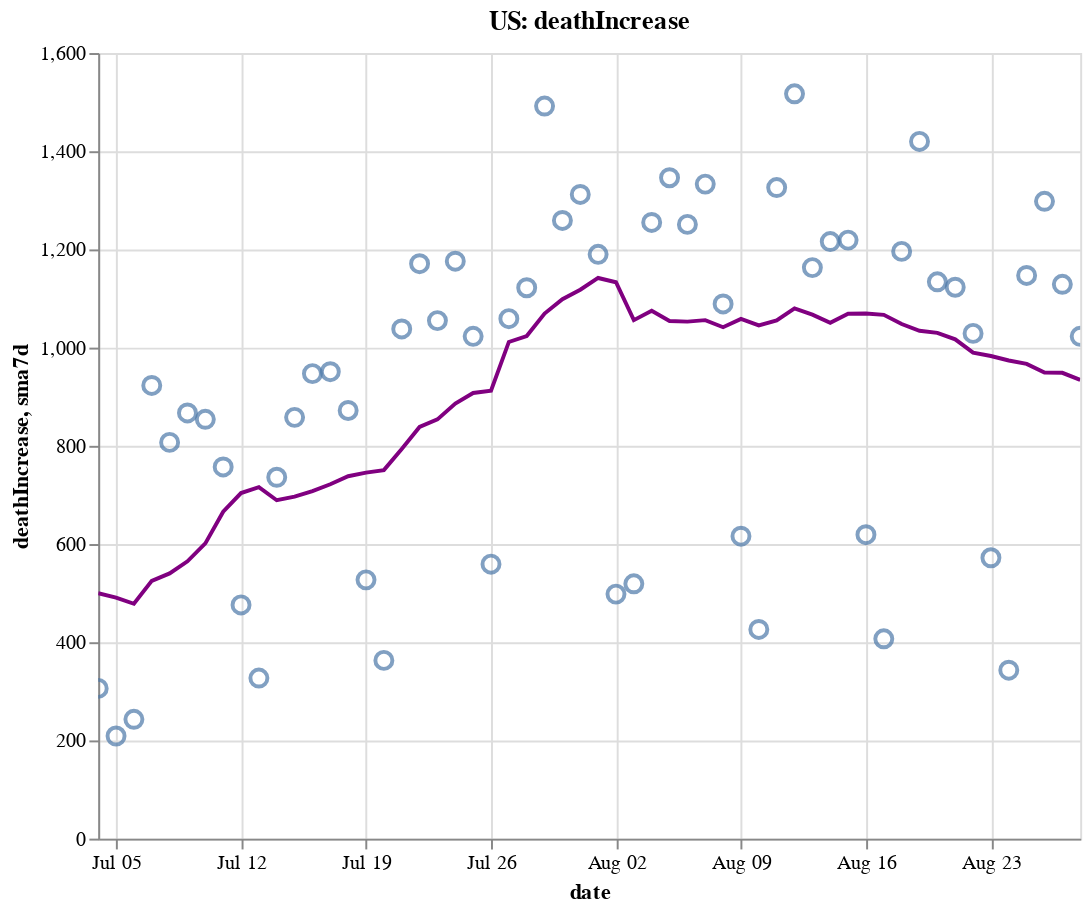

Source (notebook cell):
### Code cell
create_plot(us, 'deathIncrease')

### Figure 1 — Vega-Lite specification as saved in the notebook (floating-point values rounded to 4 significant figures)
{"config": {"view": {"continuousWidth": 400, "continuousHeight": 300}}, "layer": [{"layer": [{"mark": {"type": "point", "size": 75}, "encoding": {"tooltip": [{"type": "temporal", "field": "date"}, {"type": "quantitative", "field": "deathIncrease"}, {"type": "quantitative", "field": "sma7d"}], "x": {"type": "temporal", "field": "date"}, "y": {"type": "quantitative", "field": "deathIncrease"}}, "selection": {"selector006": {"type": "interval", "bind": "scales", "encodings": ["x", "y"]}}}, {"mark": {"type": "line", "color": "purple"}, "encoding": {"x": {"type": "temporal", "field": "date"}, "y": {"type": "quantitative", "field": "sma7d"}}}]}, {"mark": {"type": "rule", "color": "#aaa"}, "encoding": {"x": {"type": "temporal", "field": "date"}}, "transform": [{"filter": {"selection": "selector005"}}]}, {"mark": "circle", "encoding": {"opacity": {"condition": {"value": 1, "selection": "selector005"}, "value": 0}, "tooltip": [{"type": "temporal", "field": "date"}, {"type": "quantitative", "field": "deathIncrease"}, {"type": "quantitative", "field": "sma7d"}], "x": {"type": "temporal", "field": "date"}, "y": {"type": "quantitative", "field": "deathIncrease"}}, "selection": {"selector005": {"type": "single", "encodings": ["x"], "on": "mouseover", "nearest": true, "empty": "none"}}}, {"mark": {"type": "text", "align": "left", "dx": 5, "dy": -5, "stroke": "white", "strokeWidth": 2}, "encoding": {"text": {"type": "quantitative", "field": "deathIncrease"}, "tooltip": [{"type": "temporal", "field": "date"}, {"type": "quantitative", "field": "deathIncrease"}, {"type": "quantitative", "field": "sma7d"}], "x": {"type": "temporal", "field": "date"}, "y": {"type": "quantitative", "field": "deathIncrease"}}, "transform": [{"filter": {"selection": "selector005"}}]}, {"mark": {"type": "text", "align": "left", "dx": 5, "dy": -5}, "encoding": {"text": {"type": "quantitative", "field": "deathIncrease"}, "tooltip": [{"type": "temporal", "field": "date"}, {"type": "quantitative", "field": "deathIncrease"}, {"type": "quantitative", "field": "sma7d"}], "x": {"type": "temporal", "field": "date"}, "y": {"type": "quantitative", "field": "deathIncrease"}}, "transform": [{"filter": {"selection": "selector005"}}]}], "data": {"name": "data-34e6dcc98b3fc5f5b3a574eeb0c1d19f"}, "height": 400, "title": "US: deathIncrease", "width": 500, "$schema": "https://vega.github.io/schema/vega-lite/v4.8.1.json", "datasets": {"data-34e6dcc98b3fc5f5b3a574eeb0c1d19f": [{"date": "2020-07-04T00:00:00", "totalTestResultsIncrease": 635400.0, "positiveIncrease": 54340.0, "death": 122400.0, "deathIncrease": 306.0, "positiveRate": 0.086, "state": "US", "sma7d": 499.9}, {"date": "2020-07-05T00:00:00", "totalTestResultsIncrease": 681700.0, "positiveIncrease": 45610.0, "death": 122600.0, "deathIncrease": 209.0, "positiveRate": 0.067, "state": "US", "sma7d": 491.0}, {"date": "2020-07-06T00:00:00", "totalTestResultsIncrease": 516700.0, "positiveIncrease": 41920.0, "death": 122800.0, "deathIncrease": 243.0, "positiveRate": 0.081, "state": "US", "sma7d": 478.3}, {"date": "2020-07-07T00:00:00", "totalTestResultsIncrease": 638800.0, "positiveIncrease": 51730.0, "death": 123700.0, "deathIncrease": 923.0, "positiveRate": 0.081, "state": "US", "sma7d": 525.0}, {"date": "2020-07-08T00:00:00", "totalTestResultsIncrease": 643500.0, "positiveIncrease": 62670.0, "death": 124500.0, "deathIncrease": 807.0, "positiveRate": 0.097, "state": "US", "sma7d": 540.1}, {"date": "2020-07-09T00:00:00", "totalTestResultsIncrease": 709100.0, "positiveIncrease": 59160.0, "death": 125400.0, "deathIncrease": 867.0, "positiveRate": 0.083, "state": "US", "sma7d": 564.7}, {"date": "2020-07-10T00:00:00", "totalTestResultsIncrease": 814900.0, "positiveIncrease": 66850.0, "death": 126300.0, "deathIncrease": 854.0, "positiveRate": 0.082, "state": "US", "sma7d": 601.3}, {"date": "2020-07-11T00:00:00", "totalTestResultsIncrease": 707800.0, "positiveIncrease": 62900.0, "death": 127000.0, "deathIncrease": 757.0, "positiveRate": 0.089, "state": "US", "sma7d": 665.7}, {"date": "2020-07-12T00:00:00", "totalTestResultsIncrease": 769400.0, "positiveIncrease": 61310.0, "death": 127500.0, "deathIncrease": 476.0, "positiveRate": 0.08, "state": "US", "sma7d": 703.9}, {"date": "2020-07-13T00:00:00", "totalTestResultsIncrease": 691900.0, "positiveIncrease": 58100.0, "death": 127800.0, "deathIncrease": 327.0, "positiveRate": 0.084, "state": "US", "sma7d": 715.9}, {"date": "2020-07-14T00:00:00", "totalTestResultsIncrease": 770000.0, "positiveIncrease": 62730.0, "death": 128600.0, "deathIncrease": 736.0, "positiveRate": 0.081, "state": "US", "sma7d": 689.1}, {"date": "2020-07-15T00:00:00", "totalTestResultsIncrease": 773200.0, "positiveIncrease": 65800.0, "death": 129400.0, "deathIncrease": 858.0, "positiveRate": 0.085, "state": "US", "sma7d": 696.4}, {"date": "2020-07-16T00:00:00", "totalTestResultsIncrease": 832400.0, "positiveIncrease": 71040.0, "death": 130400.0, "deathIncrease": 947.0, "positiveRate": 0.085, "state": "US", "sma7d": 707.9}, {"date": "2020-07-17T00:00:00", "totalTestResultsIncrease": 839300.0, "positiveIncrease": 76840.0, "death": 131300.0, "deathIncrease": 951.0, "positiveRate": 0.092, "state": "US", "sma7d": 721.7}, {"date": "2020-07-18T00:00:00", "totalTestResultsIncrease": 763600.0, "positiveIncrease": 64950.0, "death": 132200.0, "deathIncrease": 872.0, "positiveRate": 0.085, "state": "US", "sma7d": 738.1}, {"date": "2020-07-19T00:00:00", "totalTestResultsIncrease": 786700.0, "positiveIncrease": 64260.0, "death": 132700.0, "deathIncrease": 527.0, "positiveRate": 0.082, "state": "US", "sma7d": 745.4}, {"date": "2020-07-20T00:00:00", "totalTestResultsIncrease": 712400.0, "positiveIncrease": 57040.0, "death": 133100.0, "deathIncrease": 363.0, "positiveRate": 0.08, "state": "US", "sma7d": 750.6}, {"date": "2020-07-21T00:00:00", "totalTestResultsIncrease": 754900.0, "positiveIncrease": 63930.0, "death": 134100.0, "deathIncrease": 1038.0, "positiveRate": 0.085, "state": "US", "sma7d": 793.7}, {"date": "2020-07-22T00:00:00", "totalTestResultsIncrease": 801600.0, "positiveIncrease": 69330.0, "death": 135300.0, "deathIncrease": 1171.0, "positiveRate": 0.086, "state": "US", "sma7d": 838.4}, {"date": "2020-07-23T00:00:00", "totalTestResultsIncrease": 845900.0, "positiveIncrease": 71550.0, "death": 136300.0, "deathIncrease": 1055.0, "positiveRate": 0.085, "state": "US", "sma7d": 853.9}, {"date": "2020-07-24T00:00:00", "totalTestResultsIncrease": 933600.0, "positiveIncrease": 75240.0, "death": 137500.0, "deathIncrease": 1176.0, "positiveRate": 0.081, "state": "US", "sma7d": 886.0}, {"date": "2020-07-25T00:00:00", "totalTestResultsIncrease": 791000.0, "positiveIncrease": 64740.0, "death": 138500.0, "deathIncrease": 1023.0, "positiveRate": 0.082, "state": "US", "sma7d": 907.6}, {"date": "2020-07-26T00:00:00", "totalTestResultsIncrease": 851100.0, "positiveIncrease": 61010.0, "death": 139100.0, "deathIncrease": 559.0, "positiveRate": 0.072, "state": "US", "sma7d": 912.1}, {"date": "2020-07-27T00:00:00", "totalTestResultsIncrease": 762700.0, "positiveIncrease": 55320.0, "death": 140200.0, "deathIncrease": 1059.0, "positiveRate": 0.073, "state": "US", "sma7d": 1012.0}, {"date": "2020-07-28T00:00:00", "totalTestResultsIncrease": 738100.0, "positiveIncrease": 56450.0, "death": 141300.0, "deathIncrease": 1122.0, "positiveRate": 0.076, "state": "US", "sma7d": 1024.0}, {"date": "2020-07-29T00:00:00", "totalTestResultsIncrease": 864500.0, "positiveIncrease": 66960.0, "death": 142800.0, "deathIncrease": 1492.0, "positiveRate": 0.077, "state": "US", "sma7d": 1069.0}, {"date": "2020-07-30T00:00:00", "totalTestResultsIncrease": 814700.0, "positiveIncrease": 69420.0, "death": 144000.0, "deathIncrease": 1259.0, "positiveRate": 0.085, "state": "US", "sma7d": 1099.0}, {"date": "2020-07-31T00:00:00", "totalTestResultsIncrease": 731900.0, "positiveIncrease": 67620.0, "death": 145400.0, "deathIncrease": 1312.0, "positiveRate": 0.092, "state": "US", "sma7d": 1118.0}, {"date": "2020-08-01T00:00:00", "totalTestResultsIncrease": 745700.0, "positiveIncrease": 61100.0, "death": 146500.0, "deathIncrease": 1190.0, "positiveRate": 0.082, "state": "US", "sma7d": 1142.0}, {"date": "2020-08-02T00:00:00", "totalTestResultsIncrease": 699500.0, "positiveIncrease": 46760.0, "death": 147000.0, "deathIncrease": 498.0, "positiveRate": 0.067, "state": "US", "sma7d": 1133.0}, {"date": "2020-08-03T00:00:00", "totalTestResultsIncrease": 745100.0, "positiveIncrease": 49770.0, "death": 147600.0, "deathIncrease": 519.0, "positiveRate": 0.067, "state": "US", "sma7d": 1056.0}, {"date": "2020-08-04T00:00:00", "totalTestResultsIncrease": 717100.0, "positiveIncrease": 51860.0, "death": 148800.0, "deathIncrease": 1255.0, "positiveRate": 0.072, "state": "US", "sma7d": 1075.0}, {"date": "2020-08-05T00:00:00", "totalTestResultsIncrease": 699600.0, "positiveIncrease": 52330.0, "death": 150200.0, "deathIncrease": 1346.0, "positiveRate": 0.075, "state": "US", "sma7d": 1054.0}, {"date": "2020-08-06T00:00:00", "totalTestResultsIncrease": 766600.0, "positiveIncrease": 54180.0, "death": 151400.0, "deathIncrease": 1251.0, "positiveRate": 0.071, "state": "US", "sma7d": 1053.0}, {"date": "2020-08-07T00:00:00", "totalTestResultsIncrease": 785400.0, "positiveIncrease": 61350.0, "death": 152700.0, "deathIncrease": 1333.0, "positiveRate": 0.078, "state": "US", "sma7d": 1056.0}, {"date": "2020-08-08T00:00:00", "totalTestResultsIncrease": 683400.0, "positiveIncrease": 53710.0, "death": 153800.0, "deathIncrease": 1089.0, "positiveRate": 0.079, "state": "US", "sma7d": 1042.0}, {"date": "2020-08-09T00:00:00", "totalTestResultsIncrease": 724000.0, "positiveIncrease": 50620.0, "death": 154400.0, "deathIncrease": 616.0, "positiveRate": 0.07, "state": "US", "sma7d": 1058.0}, {"date": "2020-08-10T00:00:00", "totalTestResultsIncrease": 740900.0, "positiveIncrease": 42090.0, "death": 154900.0, "deathIncrease": 426.0, "positiveRate": 0.057, "state": "US", "sma7d": 1045.0}, {"date": "2020-08-11T00:00:00", "totalTestResultsIncrease": 760000.0, "positiveIncrease": 55700.0, "death": 156200.0, "deathIncrease": 1326.0, "positiveRate": 0.073, "state": "US", "sma7d": 1055.0}, {"date": "2020-08-12T00:00:00", "totalTestResultsIncrease": 500200.0, "positiveIncrease": 56130.0, "death": 157700.0, "deathIncrease": 1517.0, "positiveRate": 0.112, "state": "US", "sma7d": 1080.0}, {"date": "2020-08-13T00:00:00", "totalTestResultsIncrease": 900300.0, "positiveIncrease": 51760.0, "death": 158900.0, "deathIncrease": 1163.0, "positiveRate": 0.057, "state": "US", "sma7d": 1067.0}, {"date": "2020-08-14T00:00:00", "totalTestResultsIncrease": 862300.0, "positiveIncrease": 55640.0, "death": 160100.0, "deathIncrease": 1216.0, "positiveRate": 0.065, "state": "US", "sma7d": 1050.0}, {"date": "2020-08-15T00:00:00", "totalTestResultsIncrease": 756700.0, "positiveIncrease": 56150.0, "death": 161300.0, "deathIncrease": 1219.0, "positiveRate": 0.074, "state": "US", "sma7d": 1069.0}, {"date": "2020-08-16T00:00:00", "totalTestResultsIncrease": 790400.0, "positiveIncrease": 42490.0, "death": 161900.0, "deathIncrease": 619.0, "positiveRate": 0.054, "state": "US", "sma7d": 1069.0}, {"date": "2020-08-17T00:00:00", "totalTestResultsIncrease": 670100.0, "positiveIncrease": 37880.0, "death": 162300.0, "deathIncrease": 407.0, "positiveRate": 0.057, "state": "US", "sma7d": 1067.0}, {"date": "2020-08-18T00:00:00", "totalTestResultsIncrease": 663600.0, "positiveIncrease": 40800.0, "death": 163500.0, "deathIncrease": 1196.0, "positiveRate": 0.061, "state": "US", "sma7d": 1048.0}, {"date": "2020-08-19T00:00:00", "totalTestResultsIncrease": 674000.0, "positiveIncrease": 44950.0, "death": 165000.0, "deathIncrease": 1420.0, "positiveRate": 0.067, "state": "US", "sma7d": 1034.0}, {"date": "2020-08-20T00:00:00", "totalTestResultsIncrease": 703300.0, "positiveIncrease": 43760.0, "death": 166100.0, "deathIncrease": 1134.0, "positiveRate": 0.062, "state": "US", "sma7d": 1030.0}, {"date": "2020-08-21T00:00:00", "totalTestResultsIncrease": 759100.0, "positiveIncrease": 46560.0, "death": 167200.0, "deathIncrease": 1123.0, "positiveRate": 0.061, "state": "US", "sma7d": 1017.0}, {"date": "2020-08-22T00:00:00", "totalTestResultsIncrease": 773800.0, "positiveIncrease": 46240.0, "death": 168200.0, "deathIncrease": 1029.0, "positiveRate": 0.06, "state": "US", "sma7d": 989.7}, {"date": "2020-08-23T00:00:00", "totalTestResultsIncrease": 629500.0, "positiveIncrease": 37570.0, "death": 168800.0, "deathIncrease": 572.0, "positiveRate": 0.06, "state": "US", "sma7d": 983.0}, {"date": "2020-08-24T00:00:00", "totalTestResultsIncrease": 692200.0, "positiveIncrease": 34640.0, "death": 169200.0, "deathIncrease": 343.0, "positiveRate": 0.05, "state": "US", "sma7d": 973.9}, {"date": "2020-08-25T00:00:00", "totalTestResultsIncrease": 645600.0, "positiveIncrease": 36370.0, "death": 170300.0, "deathIncrease": 1147.0, "positiveRate": 0.056, "state": "US", "sma7d": 966.9}, {"date": "2020-08-26T00:00:00", "totalTestResultsIncrease": 655000.0, "positiveIncrease": 43360.0, "death": 171600.0, "deathIncrease": 1298.0, "positiveRate": 0.066, "state": "US", "sma7d": 949.4}, {"date": "2020-08-27T00:00:00", "totalTestResultsIncrease": 751900.0, "positiveIncrease": 43980.0, "death": 172700.0, "deathIncrease": 1129.0, "positiveRate": 0.058, "state": "US", "sma7d": 948.7}, {"date": "2020-08-28T00:00:00", "totalTestResultsIncrease": 779900.0, "positiveIncrease": 46420.0, "death": 173700.0, "deathIncrease": 1023.0, "positiveRate": 0.06, "state": "US", "sma7d": 934.4}]}}
